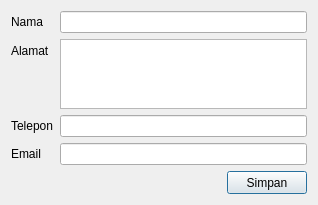
<?xml version="1.0" encoding="UTF-8"?>
<ui version="4.0">
 <class>AddCustomerDialog</class>
 <widget class="QDialog" name="AddCustomerDialog">
  <property name="geometry">
   <rect>
    <x>0</x>
    <y>0</y>
    <width>318</width>
    <height>198</height>
   </rect>
  </property>
  <property name="windowTitle">
   <string>Konsumen baru</string>
  </property>
  <layout class="QFormLayout" name="formLayout">
   <item row="0" column="0">
    <widget class="QLabel" name="label">
     <property name="text">
      <string>Nama</string>
     </property>
    </widget>
   </item>
   <item row="0" column="1">
    <widget class="QLineEdit" name="lineEdit"/>
   </item>
   <item row="1" column="0">
    <widget class="QLabel" name="label_2">
     <property name="text">
      <string>Alamat</string>
     </property>
    </widget>
   </item>
   <item row="1" column="1">
    <widget class="QPlainTextEdit" name="plainTextEdit">
     <property name="maximumSize">
      <size>
       <width>16777215</width>
       <height>71</height>
      </size>
     </property>
     <property name="tabChangesFocus">
      <bool>true</bool>
     </property>
    </widget>
   </item>
   <item row="2" column="0">
    <widget class="QLabel" name="label_3">
     <property name="text">
      <string>Telepon</string>
     </property>
    </widget>
   </item>
   <item row="2" column="1">
    <widget class="QLineEdit" name="lineEdit_2"/>
   </item>
   <item row="3" column="0">
    <widget class="QLabel" name="label_4">
     <property name="text">
      <string>Email</string>
     </property>
    </widget>
   </item>
   <item row="3" column="1">
    <widget class="QLineEdit" name="lineEdit_4"/>
   </item>
   <item row="4" column="1">
    <layout class="QHBoxLayout" name="horizontalLayout">
     <item>
      <spacer name="horizontalSpacer">
       <property name="orientation">
        <enum>Qt::Horizontal</enum>
       </property>
       <property name="sizeHint" stdset="0">
        <size>
         <width>40</width>
         <height>20</height>
        </size>
       </property>
      </spacer>
     </item>
     <item>
      <widget class="QPushButton" name="pushButton">
       <property name="minimumSize">
        <size>
         <width>75</width>
         <height>23</height>
        </size>
       </property>
       <property name="text">
        <string>Simpan</string>
       </property>
      </widget>
     </item>
    </layout>
   </item>
  </layout>
 </widget>
 <resources/>
 <connections/>
</ui>
